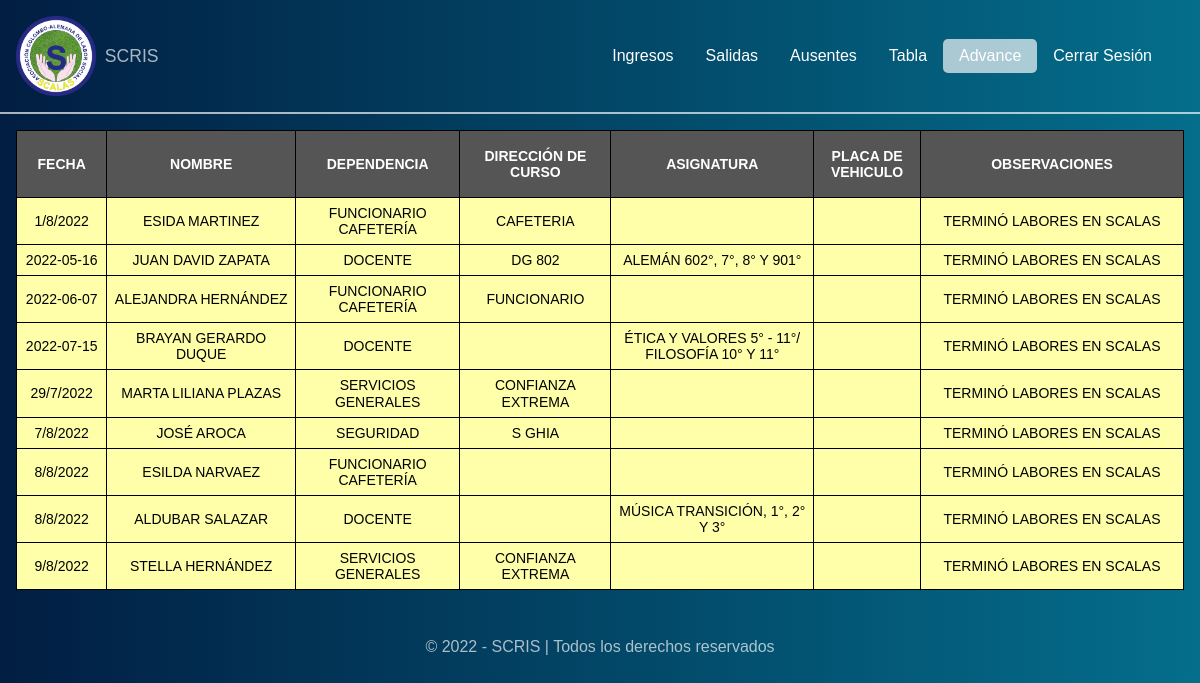
The page /termino_labores.php (signed in) on the database its author committed.
### tables this page shows
CREATE TABLE "funcionarios_eliminados" (
  "id" integer NOT NULL PRIMARY KEY AUTOINCREMENT,
  "fecha_eliminacion" numeric NOT NULL,
  "nombre" text NOT NULL,
  "dependencia" text NOT NULL,
  "direccion" text NOT NULL,
  "asignatura" text NOT NULL,
  "placa" text NOT NULL
);

### termino_labores.php (the view, shortened to what this page needs)
<!DOCTYPE html>
<html lang="es">
<head>
    <link rel="stylesheet" href="css/normalize.css">
    <link rel="stylesheet" href="css/inicio.css">
</head>
<body>
    <header class="header">
        <div class="logo">
            <img src="img/logo.png" alt="">
            <h1>
                SCRIS
            </h1>
        </div>
        <nav class="nav">
            <a href="inicio.php" class="link__nav">Ingresos</a>
            <a href="salidas.php" class="link__nav">Salidas</a>
            <a href="ausentes.php" class="link__nav">Ausentes</a>
            <a href="tabla.php" class="link__nav">Tabla</a>
            <a href="avanzado.php" class="link__nav link__nav--active">Advance</a>
            <a href="cerrar.php" class="link__nav">Cerrar Sesión</a>
        </nav>
    </header>
    <section class="section">
        <div class="flex">
            <table class="tabla">
                <thead>
                    <tr>
                        <th class="fec">fecha</th>
                        <th class="nom">nombre</th>
                        <th class="dep">dependencia</th>
                        <th class="dir">dirección de curso</th>
                        <th class="asig">asignatura</th>
                        <th class="pla">placa de vehiculo</th>
                        <th class="obs">observaciones</th>
                    </tr>
                </thead>
                <tbody>
                    <?php
                    $ruta = 'db/scris.db';
                    $conexion = conectar($ruta);
                    $sql = "SELECT * FROM funcionarios_eliminados ORDER BY fecha_eliminacion ASC";
                    $resultado = $conexion->query($sql);
                    while ($fila = $resultado->fetch()) {
                        $fecha = $fila['fecha_eliminacion'];
                        $nombre = $fila['nombre'];
                        $dependencia = $fila['dependencia'];
                        $direccion = $fila['direccion'];
                        $asignatura = $fila['asignatura'];
                        $placa = $fila['placa'];
                        $observaciones = "TERMINÓ LABORES EN SCALAS";
                        echo '
                     <tr>
                        <td>' . $fecha . '</td>
                        <td>' . $nombre . '</td>
                        <td>' . $dependencia . '</td>
                        <td>' . $direccion . '</td>
                        <td>' . $asignatura . '</td>
                        <td>' . $placa . '</td>
                        <td>' . $observaciones . '</td>
                     </tr>
                    ';
                    }
                    ?>
                </tbody>
            </table>
        </div>
    </section>
    <footer class="footer">
        <p>&copy; 2022 - SCRIS | Todos los derechos reservados</p>
    </footer>
</body>
</html>

### css/inicio.css (style rules this page uses)
body { background: linear-gradient(to right, #011e42, #046e8b); }
.header { display: flex; justify-content: space-between; align-items: center; padding: 1em; border-bottom: 2px solid rgba(255, 255, 255, 0.6666666667); }
.header .logo { display: flex; align-items: center; }
.header .logo img { width: 80%; max-width: 80px; }
.header .logo h1 { color: rgba(255, 255, 255, 0.6666666667); font-size: 1.1em; margin-left: 0.5em; font-weight: 300; }
.header .nav { display: flex; align-items: center; margin-right: 1em; }
.header .nav .link__nav { display: inline-block; padding: 0.5em 1em; text-decoration: none; color: #fff; border-radius: 5px; }
.header .nav .link__nav--active { background: rgba(255, 255, 255, 0.6666666667); }
.section { padding: 1em; margin-bottom: 1em; }

### rows shown on the page
funcionarios_eliminados: fecha_eliminacion "1/8/2022", nombre "ESIDA MARTINEZ", dependencia "FUNCIONARIO CAFETERÍA", direccion "CAFETERIA", observaciones "TERMINÓ LABORES EN SCALAS"
funcionarios_eliminados: fecha_eliminacion "2022-05-16", nombre "JUAN DAVID ZAPATA", dependencia "DOCENTE", direccion "DG 802", asignatura "ALEMÁN 602°, 7°, 8° Y 901°", observaciones "TERMINÓ LABORES EN SCALAS"
funcionarios_eliminados: fecha_eliminacion "2022-06-07", nombre "ALEJANDRA HERNÁNDEZ", dependencia "FUNCIONARIO CAFETERÍA", direccion "FUNCIONARIO", observaciones "TERMINÓ LABORES EN SCALAS"
funcionarios_eliminados: fecha_eliminacion "2022-07-15", nombre "BRAYAN GERARDO DUQUE", dependencia "DOCENTE", asignatura "ÉTICA Y VALORES 5° - 11°/ FILOSOFÍA 10° Y 11°", observaciones "TERMINÓ LABORES EN SCALAS"
funcionarios_eliminados: fecha_eliminacion "29/7/2022", nombre "MARTA LILIANA PLAZAS", dependencia "SERVICIOS GENERALES", direccion "CONFIANZA EXTREMA", observaciones "TERMINÓ LABORES EN SCALAS"
funcionarios_eliminados: fecha_eliminacion "7/8/2022", nombre "JOSÉ AROCA", dependencia "SEGURIDAD", direccion "S GHIA", observaciones "TERMINÓ LABORES EN SCALAS"
funcionarios_eliminados: fecha_eliminacion "8/8/2022", nombre "ESILDA NARVAEZ", dependencia "FUNCIONARIO CAFETERÍA", observaciones "TERMINÓ LABORES EN SCALAS"
funcionarios_eliminados: fecha_eliminacion "8/8/2022", nombre "ALDUBAR SALAZAR", dependencia "DOCENTE", asignatura "MÚSICA TRANSICIÓN, 1°, 2° Y 3°", observaciones "TERMINÓ LABORES EN SCALAS"
funcionarios_eliminados: fecha_eliminacion "9/8/2022", nombre "STELLA HERNÁNDEZ", dependencia "SERVICIOS GENERALES", direccion "CONFIANZA EXTREMA", observaciones "TERMINÓ LABORES EN SCALAS"
